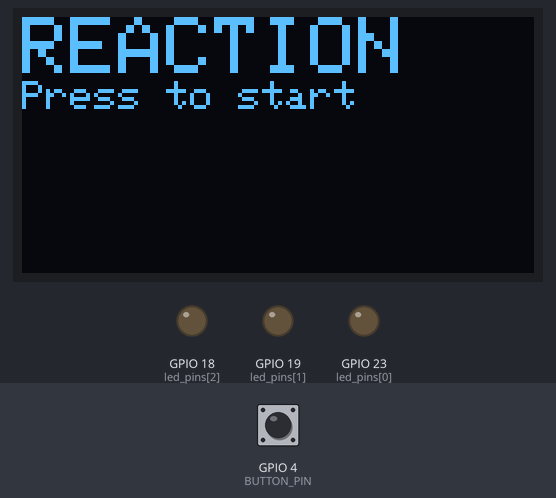
The sketch below on a simulated ESP32. Shown: 128×64 one-colour display, output pins drawn as LEDs (lit = HIGH). The test bench sets the inputs (shaded band); at power-on: GPIO 4 (BUTTON_PIN) HIGH. Random numbers use the default seed unless the sketch sets one; EEPROM starts erased; what the sketch prints to the serial monitor is not drawn.

Above: at 1.2 s.
1.3 s: GPIO 4 (BUTTON_PIN) pulled LOW for 0.15 s
At 3.2 s:
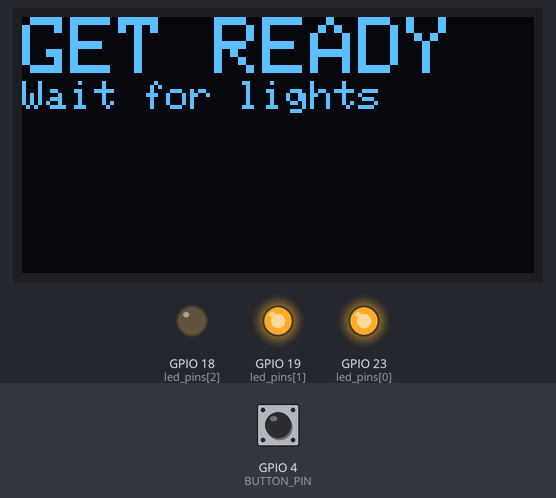
4.4 s: GPIO 4 (BUTTON_PIN) pulled LOW for 1 s
At 5.5 s:
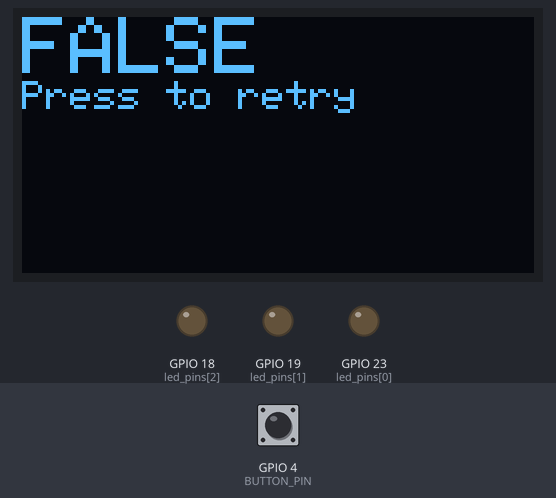
6.9 s: GPIO 4 (BUTTON_PIN) pulled LOW for 3.2 s
At 9.2 s:
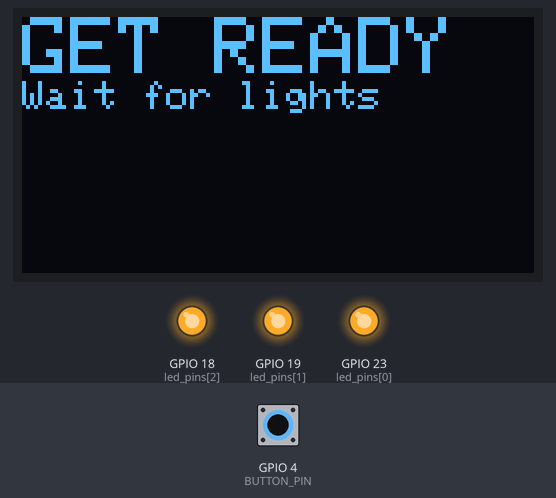
12.6 s: GPIO 4 (BUTTON_PIN) pulled LOW for 0.15 s
At 13.2 s:
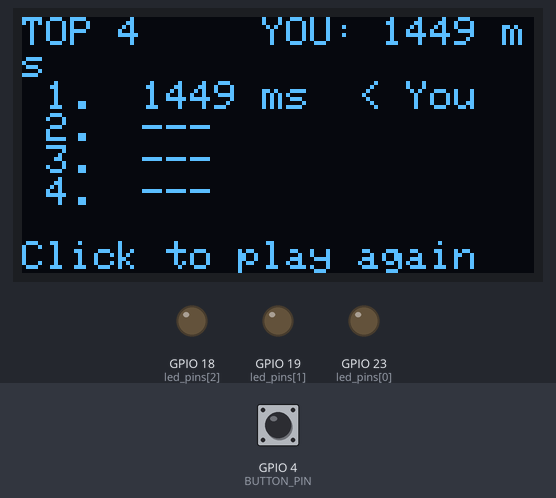
14.2 s: GPIO 4 (BUTTON_PIN) pulled LOW for 0.15 s
At 15.0 s:
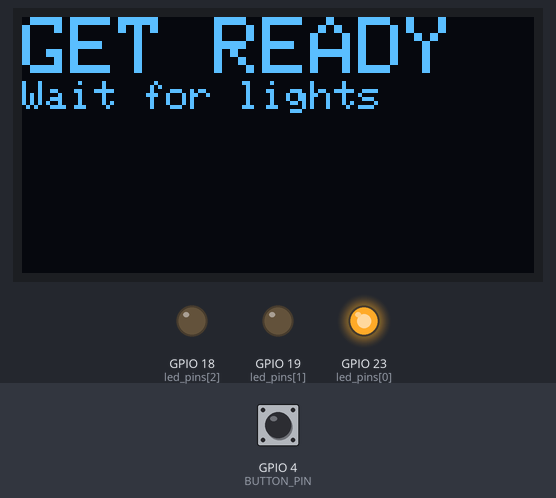
Timing chart, 0 to 18.3 s (numbered marks = the images above; inputs shaded):
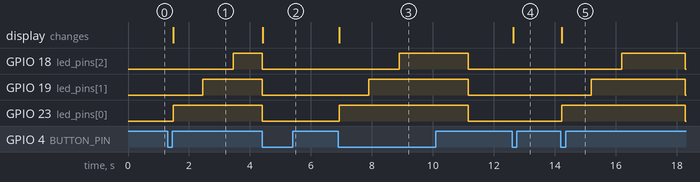

Measured:
- after the input at 1.3 s, GPIO 18 (led_pins[2]): LOW → HIGH after 2.2 s; GPIO 19 (led_pins[1]): LOW → HIGH after 1.2 s; GPIO 23 (led_pins[0]): LOW → HIGH after 0.18 s; the display: changes after 0.18 s (image 1)
- after the input at 4.4 s, the display: changes at once (image 2)
- after the input at 6.9 s, GPIO 18 (led_pins[2]): LOW → HIGH after 2.0 s, → LOW 2.2 s later; GPIO 19 (led_pins[1]): LOW → HIGH after 1.0 s, → LOW 3.2 s later; GPIO 23 (led_pins[0]): LOW → HIGH at once, → LOW 4.2 s later; the display: changes at once (image 3)
- after the input at 12.6 s, the display: changes at once (image 4)
- after the input at 14.2 s, GPIO 18 (led_pins[2]): LOW → HIGH after 2.0 s, → LOW 2.1 s later; GPIO 19 (led_pins[1]): LOW → HIGH after 1.0 s, → LOW 3.1 s later; GPIO 23 (led_pins[0]): LOW → HIGH at once, → LOW 4.0 s later; the display: changes at once (image 5)

The sketch:

reaction_game.ino
```cpp
#include <Wire.h>
#include <Adafruit_GFX.h>
#include <Adafruit_SSD1306.h>
#include "esp_timer.h"
#include <Preferences.h>


// ---------- constants ----------
#define NUM_LEDS 3
#define BUTTON_PIN 4
#define LEADERBOARD_SIZE 4
#define EMPTY_SLOT 9999
#define COUNTDOWN_STEP_US 1000000

#define SCREEN_W 128
#define SCREEN_H 64
#define OLED_ADDR 0x3C

const int led_pins[NUM_LEDS] = { 23, 19, 18 };

enum GameState { STATE_IDLE,
                 STATE_COUNTDOWN,
                 STATE_HOLD,
                 STATE_GO,
                 STATE_RESULT,
                 STATE_FALSE };

// ---------- global variables ----------
Adafruit_SSD1306 display(SCREEN_W, SCREEN_H, &Wire, -1);
Preferences prefs;

GameState state = STATE_IDLE;
int scores[LEADERBOARD_SIZE];
int64_t start = 0;
int64_t random_time = 0;
int prev_button = HIGH;

// ---------- screen helpers ----------
void show_text(const char* big, const char* small) {
  display.clearDisplay();
  display.setTextSize(2);
  display.setCursor(0, 0);
  display.println(big);
  display.setTextSize(1);
  display.println(small);
  display.display();
}

void draw_scores(int ms, int highlight) {  // Draws the scores on the physical screen
  display.clearDisplay();
  display.setTextSize(1);

  display.setCursor(0, 0);
  display.printf("TOP %d     YOU: %d ms", LEADERBOARD_SIZE, ms);

  display.setCursor(0, 16);
  for (int i = 0; i < LEADERBOARD_SIZE; i++) {
    if (scores[i] == EMPTY_SLOT) {
      display.printf(" %d.  ---", i + 1);
    } else {
      display.printf(" %d.  %4d ms", i + 1, scores[i]);
      if (i == highlight) display.print("  < You");
    }
    display.println();
  }

  display.setCursor(0, 56);
  display.print("Click to play again");
  display.display();
}

// ---------- game helpers ----------
void leds_show(int count) {  // Used to turn on the LEDs
  for (int i = 0; i < NUM_LEDS; i++) {
    digitalWrite(led_pins[i], i < count ? HIGH : LOW);
  }
}

int add_score(int t) {  // Adds high scores to the leaderboard
  for (int i = 0; i < LEADERBOARD_SIZE; i++) {
    if (t < scores[i]) {
      for (int j = LEADERBOARD_SIZE - 1; j > i; j--) {
        scores[j] = scores[j - 1];
      }
      scores[i] = t;
      prefs.putBytes("scores", scores, sizeof(scores));
      return i;
    }
  }
  return -1;
}

void print_scores(int highlight) {  // Prints the scores on the output screen
  Serial.printf("\n====== TOP %d TIMES ======\n", LEADERBOARD_SIZE);
  for (int i = 0; i < LEADERBOARD_SIZE; i++) {
    if (scores[i] == EMPTY_SLOT) {
      Serial.printf(" %d.  (empty)\n", i + 1);
    } else {
      Serial.printf(" %d.  %4d ms", i + 1, scores[i]);
      if (i == highlight) Serial.print("   < You");
      Serial.println();
    }
  }
  Serial.println("=========================\n");
}

void start_round(int64_t now) {  // Output for round start
  state = STATE_COUNTDOWN;
  start = now;
  Serial.println("COUNTDOWN");
  show_text("GET READY", "Wait for lights");
}

void false_start() {  // Output for false starts
  leds_show(0);
  Serial.println("False start! Disqualified!");
  Serial.println("Press the button to try again");
  show_text("FALSE", "Press to retry");
  state = STATE_FALSE;
}

// ---------- setup ----------
void setup() {
  for (int i = 0; i < LEADERBOARD_SIZE; i++) scores[i] = EMPTY_SLOT;
  prefs.begin("scores", false);
  prefs.getBytes("scores", scores, sizeof(scores));
  Serial.begin(115200);

  Wire.begin(21, 22);
  Wire.setClock(400000);
  if (!display.begin(SSD1306_SWITCHCAPVCC, OLED_ADDR)) {
    Serial.println("OLED not found");
    while (true) delay(10);
  }
  display.setTextColor(SSD1306_WHITE);

  for (int i = 0; i < NUM_LEDS; i++) pinMode(led_pins[i], OUTPUT);
  pinMode(BUTTON_PIN, INPUT_PULLUP);


  Serial.println("Press and release the button to start");
  show_text("REACTION", "Press to start");
}

// ---------- main loop ----------
void loop() {
  int button_state = digitalRead(BUTTON_PIN);
  bool pressed_event = (prev_button == HIGH && button_state == LOW);
  bool released_event = (prev_button == LOW && button_state == HIGH);
  int64_t now = esp_timer_get_time();

  switch (state) {
    case STATE_IDLE:
      leds_show(0);
      if (released_event) start_round(now);
      break;

    case STATE_COUNTDOWN:
      {
        if (pressed_event) {
          false_start();
          break;
        }
        int lit = (int)((now - start) / COUNTDOWN_STEP_US) + 1;
        if (lit < NUM_LEDS) {
          leds_show(lit);
        } else {
          leds_show(NUM_LEDS);
          start = now;
          random_time = (int64_t)random(1000, 4000) * 1000;
          state = STATE_HOLD;
        }
        break;
      }

    case STATE_HOLD:
      if (pressed_event) {
        false_start();
      } else if (now - start >= random_time) {
        leds_show(0);
        start = now;
        state = STATE_GO;
      }
      break;

    case STATE_GO:
      if (pressed_event) {
        int ms = (int)((now - start) / 1000);
        Serial.printf("Reaction time: %d ms\n", ms);
        int slot = add_score(ms);
        print_scores(slot);
        draw_scores(ms, slot);
        Serial.println("Press the button to play again");
        state = STATE_RESULT;
      }
      break;

    case STATE_RESULT:
    case STATE_FALSE:
      if (pressed_event) start_round(now);
      break;
  }

  prev_button = button_state;
  delay(1);
}
```
